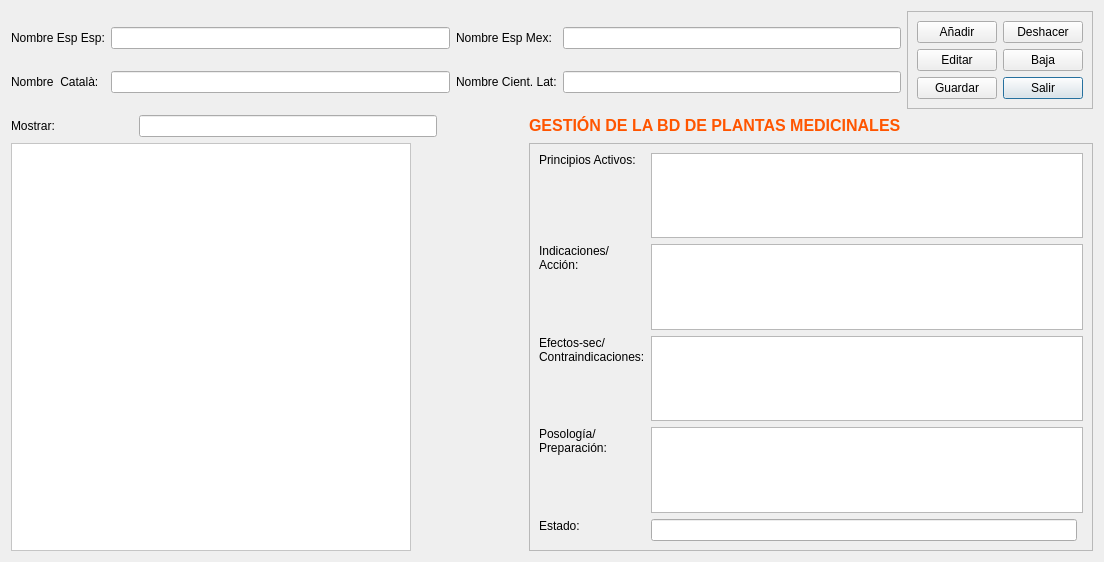
<?xml version="1.0" encoding="UTF-8"?>
<ui version="4.0">
 <class>Frm_Plantas_medicinales</class>
 <widget class="QDialog" name="Frm_Plantas_medicinales">
  <property name="geometry">
   <rect>
    <x>0</x>
    <y>0</y>
    <width>1104</width>
    <height>562</height>
   </rect>
  </property>
  <property name="windowTitle">
   <string>Dialog</string>
  </property>
  <layout class="QGridLayout" name="gridLayout_8">
   <item row="0" column="0" colspan="4">
    <layout class="QGridLayout" name="gridLayout_6">
     <item row="0" column="0">
      <widget class="QLabel" name="label_2">
       <property name="text">
        <string>Nombre Esp Esp:</string>
       </property>
      </widget>
     </item>
     <item row="0" column="1">
      <widget class="QLineEdit" name="txtNombre_esp_esp"/>
     </item>
     <item row="0" column="2">
      <widget class="QLabel" name="label_10">
       <property name="text">
        <string>Nombre Esp Mex:</string>
       </property>
      </widget>
     </item>
     <item row="0" column="3">
      <widget class="QLineEdit" name="txtNombre_esp_mex"/>
     </item>
     <item row="1" column="0">
      <widget class="QLabel" name="lblnombrecatala">
       <property name="maximumSize">
        <size>
         <width>132</width>
         <height>16777215</height>
        </size>
       </property>
       <property name="text">
        <string>Nombre  Català:</string>
       </property>
      </widget>
     </item>
     <item row="1" column="1">
      <widget class="QLineEdit" name="txtNombre_cat"/>
     </item>
     <item row="1" column="2">
      <widget class="QLabel" name="label_12">
       <property name="text">
        <string>Nombre Cient. Lat:</string>
       </property>
      </widget>
     </item>
     <item row="1" column="3">
      <widget class="QLineEdit" name="txtNombre_lat"/>
     </item>
    </layout>
   </item>
   <item row="0" column="4">
    <widget class="QFrame" name="frame_2">
     <property name="frameShape">
      <enum>QFrame::StyledPanel</enum>
     </property>
     <property name="frameShadow">
      <enum>QFrame::Raised</enum>
     </property>
     <layout class="QGridLayout" name="gridLayout_7">
      <item row="2" column="1">
       <widget class="QPushButton" name="btnSalir_2">
        <property name="text">
         <string>Salir</string>
        </property>
       </widget>
      </item>
      <item row="0" column="0">
       <widget class="QPushButton" name="btnAnadir_2">
        <property name="text">
         <string>Añadir</string>
        </property>
       </widget>
      </item>
      <item row="0" column="1">
       <widget class="QPushButton" name="btnDeshacer_2">
        <property name="text">
         <string>Deshacer</string>
        </property>
       </widget>
      </item>
      <item row="1" column="0">
       <widget class="QPushButton" name="btnEditar_2">
        <property name="text">
         <string>Editar</string>
        </property>
       </widget>
      </item>
      <item row="1" column="1">
       <widget class="QPushButton" name="btnBorrar_2">
        <property name="text">
         <string>Baja</string>
        </property>
       </widget>
      </item>
      <item row="2" column="0">
       <widget class="QPushButton" name="btnGuardar_2">
        <property name="text">
         <string>Guardar</string>
        </property>
       </widget>
      </item>
     </layout>
    </widget>
   </item>
   <item row="1" column="0">
    <widget class="QLabel" name="label_15">
     <property name="text">
      <string>Mostrar:</string>
     </property>
    </widget>
   </item>
   <item row="1" column="1">
    <widget class="QLineEdit" name="txtFiltrar">
     <property name="maximumSize">
      <size>
       <width>298</width>
       <height>16777215</height>
      </size>
     </property>
    </widget>
   </item>
   <item row="1" column="3">
    <widget class="QLabel" name="label_13">
     <property name="text">
      <string>&lt;html&gt;&lt;head/&gt;&lt;body&gt;&lt;p&gt;&lt;span style=&quot; font-size:12pt; font-weight:600; color:#ff5500;&quot;&gt;GESTIÓN DE LA BD DE PLANTAS MEDICINALES&lt;/span&gt;&lt;/p&gt;&lt;/body&gt;&lt;/html&gt;</string>
     </property>
    </widget>
   </item>
   <item row="2" column="0" colspan="2">
    <widget class="QTableView" name="tabla_plantas">
     <property name="maximumSize">
      <size>
       <width>400</width>
       <height>16777215</height>
      </size>
     </property>
     <property name="styleSheet">
      <string notr="true">background-color: rgb(255,255,255);
alternate-background-color: rgb(237, 255, 196);</string>
     </property>
     <property name="alternatingRowColors">
      <bool>true</bool>
     </property>
     <property name="selectionBehavior">
      <enum>QAbstractItemView::SelectRows</enum>
     </property>
     <attribute name="horizontalHeaderStretchLastSection">
      <bool>true</bool>
     </attribute>
    </widget>
   </item>
   <item row="2" column="2">
    <widget class="QLabel" name="lblImagen_2">
     <property name="maximumSize">
      <size>
       <width>80</width>
       <height>80</height>
      </size>
     </property>
     <property name="text">
      <string/>
     </property>
     <property name="pixmap">
      <pixmap resource="Maya_Meditec.qrc">:/maya/PNG/PNG/Hierbas_medicinales.png</pixmap>
     </property>
     <property name="scaledContents">
      <bool>true</bool>
     </property>
    </widget>
   </item>
   <item row="2" column="3" colspan="2">
    <widget class="QFrame" name="frame">
     <property name="frameShape">
      <enum>QFrame::StyledPanel</enum>
     </property>
     <property name="frameShadow">
      <enum>QFrame::Raised</enum>
     </property>
     <layout class="QGridLayout" name="gridLayout_10">
      <item row="0" column="0">
       <widget class="QLabel" name="label_17">
        <property name="text">
         <string>Principios Activos:</string>
        </property>
        <property name="alignment">
         <set>Qt::AlignLeading|Qt::AlignLeft|Qt::AlignTop</set>
        </property>
       </widget>
      </item>
      <item row="4" column="1">
       <widget class="QLineEdit" name="txtEstado"/>
      </item>
      <item row="3" column="0">
       <widget class="QLabel" name="label_20">
        <property name="text">
         <string>Posología/
Preparación:</string>
        </property>
        <property name="alignment">
         <set>Qt::AlignLeading|Qt::AlignLeft|Qt::AlignTop</set>
        </property>
       </widget>
      </item>
      <item row="3" column="1" colspan="2">
       <widget class="QTextEdit" name="txtPosologia"/>
      </item>
      <item row="2" column="0">
       <widget class="QLabel" name="label_19">
        <property name="text">
         <string>Efectos-sec/
Contraindicaciones:</string>
        </property>
        <property name="alignment">
         <set>Qt::AlignLeading|Qt::AlignLeft|Qt::AlignTop</set>
        </property>
       </widget>
      </item>
      <item row="4" column="0">
       <widget class="QLabel" name="label_21">
        <property name="text">
         <string>Estado:</string>
        </property>
        <property name="alignment">
         <set>Qt::AlignLeading|Qt::AlignLeft|Qt::AlignTop</set>
        </property>
       </widget>
      </item>
      <item row="0" column="1" colspan="2">
       <widget class="QTextEdit" name="txtprincipios_activo"/>
      </item>
      <item row="1" column="1" colspan="2">
       <widget class="QTextEdit" name="txtAccion"/>
      </item>
      <item row="1" column="0">
       <widget class="QLabel" name="label_18">
        <property name="text">
         <string>Indicaciones/
Acción:</string>
        </property>
        <property name="alignment">
         <set>Qt::AlignLeading|Qt::AlignLeft|Qt::AlignTop</set>
        </property>
       </widget>
      </item>
      <item row="2" column="1" colspan="2">
       <widget class="QTextEdit" name="txtEfectos"/>
      </item>
     </layout>
    </widget>
   </item>
  </layout>
  <widget class="QLabel" name="label_3">
   <property name="geometry">
    <rect>
     <x>426</x>
     <y>9</y>
     <width>16</width>
     <height>16</height>
    </rect>
   </property>
   <property name="text">
    <string/>
   </property>
  </widget>
 </widget>
 <resources>
  <include location="Maya_Meditec.qrc"/>
 </resources>
 <connections>
  <connection>
   <sender>btnSalir_2</sender>
   <signal>clicked()</signal>
   <receiver>Frm_Plantas_medicinales</receiver>
   <slot>accept()</slot>
   <hints>
    <hint type="sourcelabel">
     <x>1036</x>
     <y>100</y>
    </hint>
    <hint type="destinationlabel">
     <x>1060</x>
     <y>122</y>
    </hint>
   </hints>
  </connection>
 </connections>
</ui>
